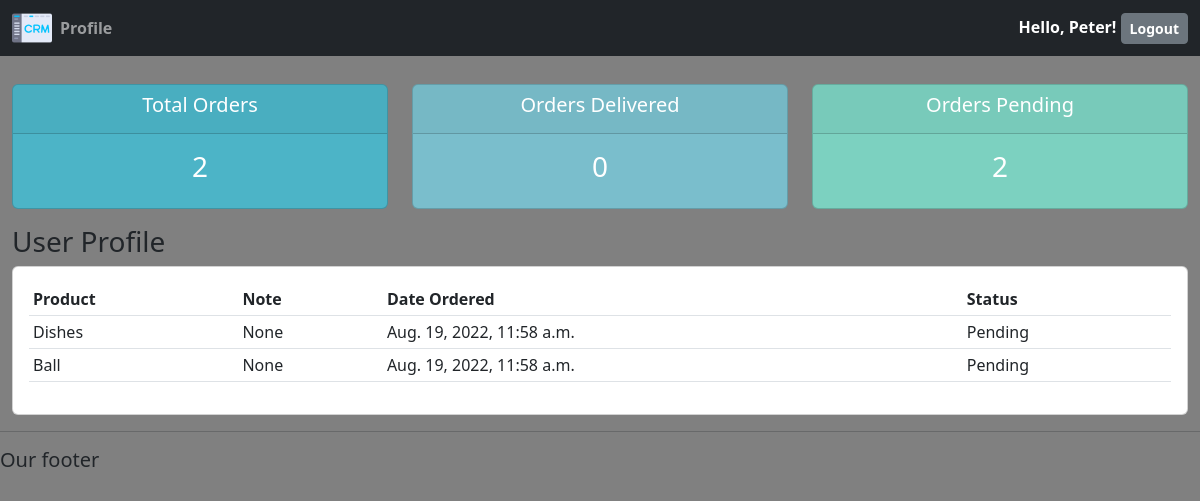
The app's page /user_page/ (signed in) with its own data.
### accounts/models.py (models this page shows, shortened)
class Order(models.Model):
    STATUS = (
        ("Pending", "Pending"),
        ("Out for delivery", "Out for delivery"),
        ("Delivered", "Delivered")
    )
    customer = models.ForeignKey(Customer, on_delete=models.SET_NULL, null=True)
    product = models.ForeignKey(Product, on_delete=models.SET_NULL, null=True)
    date_created = models.DateTimeField(auto_now_add=True, null=True)
    status = models.CharField(max_length=200, null=True, choices=STATUS)
    note = models.CharField(max_length=200, null=True)

class Product(models.Model):
    CATEGORY = (
        ("Indoor", "Indoor"),
        ("Out Door", "Out Door"),
    )
    name = models.CharField(max_length=200, null=True)
    price = models.FloatField(null=True)
    category = models.CharField(max_length=200, null=True, choices=CATEGORY)
    description = models.CharField(max_length=200, null=True, blank=True)
    date_created = models.DateTimeField(auto_now_add=True, null=True)
    tag = models.ManyToManyField(Tag)

### accounts/decorators.py (the view)
        def wrapper_func(request, *args, **kwargs):
            group = None
            if request.user.groups.exists():
                group = request.user.groups.all()[0].name
                print(group)
            if group in allowed_roles:
                print("Working:", allowed_roles)
                return view_func(request, *args, **kwargs)
            else:
                return HttpResponse("<h1>You are not authorized to view this page !!!</h1>")

### accounts/views.py (called while the page is built)
@login_required(login_url="login")
@allowed_users(allowed_roles=["admin", "customer"])
def userPage(request):
    orders = request.user.customer.order_set.all()
    total_orders = orders.count()
    delivered = orders.filter(status="Delivered").count()
    pending = orders.filter(status="Pending").count()
    context = {
        "title": "User Page",
        "orders": orders,
        "total_orders": total_orders,
        "delivered": delivered,
        "pending": pending
    }
    return render(request, "accounts/user.html", context)

### accounts/templates/accounts/user.html
{%  extends 'base.html' %}
{% block content %}
{%  include 'accounts/status.html' %}
<h3>User Profile</h3>
<div class="row">
    <div class="col-md">
        <div class="card card-body">
            <table class="table table-sm">
                <tr>
                    <th>Product</th>
                    <th>Note</th>
                    <th>Date Ordered</th>
                    <th>Status</th>
                </tr>
                {% for order in orders %}
                <tr>
                    <td>{{ order.product.name }}</td>
                    <td>{{ order.note }}</td>
                    <td>{{ order.date_created }}</td>
                    <td>{{ order.status }}</td>
                </tr>
                {% endfor %}
            </table>
        </div>
    </div>
</div>
{% endblock content %}

### templates/components/_navbar.html (shortened to what this page needs)
{% load static %}
<nav class="navbar navbar-expand-lg navbar-dark bg-dark fixed-top position-sticky">
    <div class="container-fluid">
        <a class="ml-2" href="{% url 'home' %}">
            <img src="{% static 'accounts/img/logo1.png' %}" width="40">
        </a>
        <div class="collapse navbar-collapse" id="navbarNav">
            <ul class="navbar-nav">
                {% if request.user.is_staff %}
                <li class="nav-item">
                    <a class="nav-link active" aria-current="page" href="{% url 'home' %}"><b>Dashboard</b></a>
                </li>
                <li class="nav-item">
                    <a class="nav-link" href="{% url 'products' %}"><b>Products</b></a>
                </li>
                {% else %}
                <li class="nav-item">
                    <a class="nav-link" href="{% url 'account' %}"><b>Profile</b></a>
                </li>
                {% endif %}
            </ul>
        </div>
        <div>
            <span style="color:#fff"><b>Hello, {{ request.user }}!</b></span>
            <span><a class="hello-msg btn btn-sm btn-secondary" href="{% url 'logout' %}"><b>Logout</b></a></span>
        </div>
    </div>
</nav>

### accounts/static/accounts/css/main.css (style rules this page uses)
body { background-color: #ebeff5; }

### records on screen
Order: product.name "Dishes", note "None", date_created "Aug. 19, 2022, 11:58 a.m.", status "Pending"
Order: product.name "Ball", note "None", date_created "Aug. 19, 2022, 11:58 a.m.", status "Pending"

### other values on screen
{{ request.user }} "Peter"
{{ total_orders }} "2"
{{ delivered }} "0"
{{ pending }} "2"
